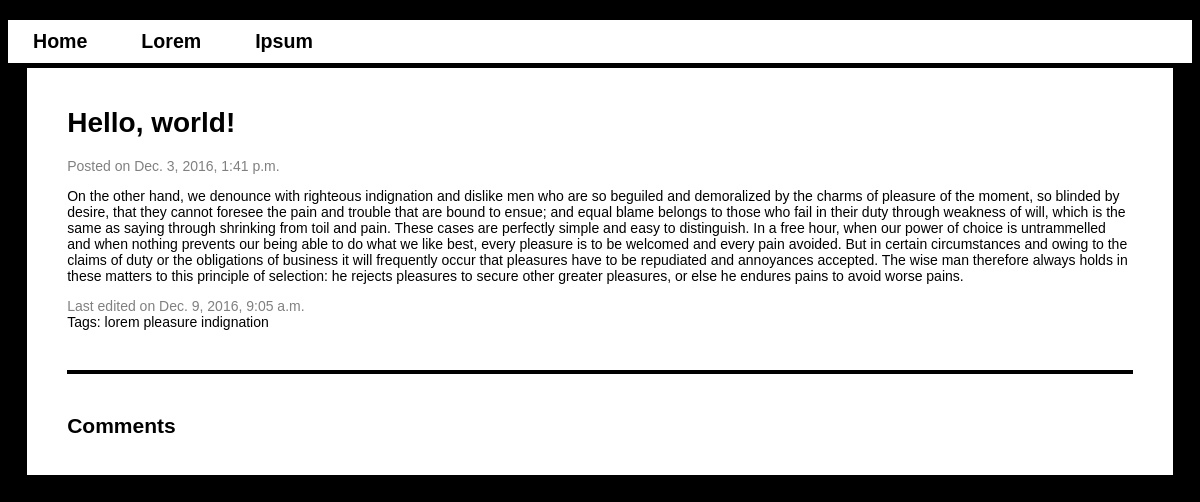
The page /blog/1/ on the database as committed earlier.
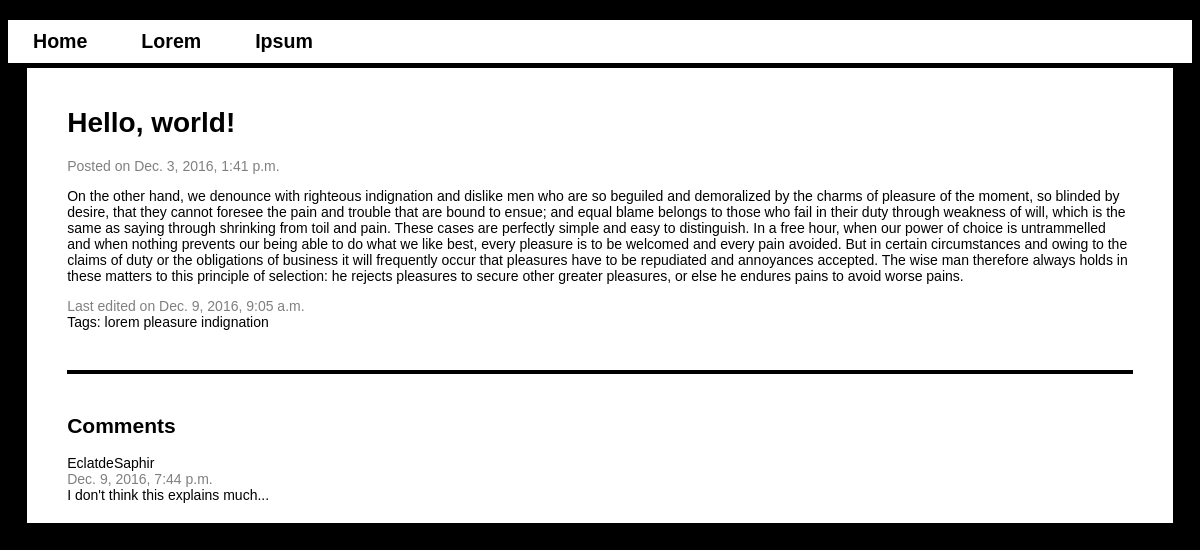
The same page on the database as committed later.
### blog/models.py (models this page shows, shortened)
class Tag(models.Model):
	tag_text = models.CharField(max_length=50)

class Comment(models.Model):
	article = models.ForeignKey(Article, on_delete=models.CASCADE)
	poster = models.CharField(max_length=20)
	body = models.TextField()
	pub_date = models.DateTimeField('date posted', auto_now_add=True)

### blog/views.py (the view)
# urls.py: url(r'^(?P<pk>[0-9]+)/$', views.ArticleView.as_view(), name='article'),
class ArticleView(generic.DetailView):
	model = Article
	template_name = 'blog/article.html'

### blog/templates/blog/article.html (shortened to what this page needs)
{% extends "blog/base.html" %}
{% block content %}
<div id="container">
	<div id="article">
		<h1>{{ article.title }}</h1>
		<div class="date">Posted on {{ article.pub_date }}</div>
		<p>{{ article.body }}</p>
		<div class="date">Last edited on {{ article.last_edit_date }}</div>
		{% if article.tags.all %}
			<div id="tag_list">
				<span>Tags: </span>
				{% for tag in article.tags.all %}
		    		<a href="{% url 'blog:tag' tag.id %}" class="tag" id="tag{{ forloop.counter }}">{{ tag.tag_text }}</a>
				{% endfor %}
			</div>
		{% endif %}
	</div>
	<hr>
	<div id="comments">
		<h2>Comments</h2>
		{% if article.comment_set.all %}
			<div id="comment_list">
				{% for comment in article.comment_set.all %}
					<div class="poster">{{ comment.poster }}</div>
					<div class="date">{{ comment.pub_date }}</div>
					<div class="comment_body">{{ comment.body }}</div>
				{% endfor %}
			</div>
		{% endif %}
	</div>
</div>
{% endblock %}

Rows that differ between the two databases and show on the page:
added Comment: poster "EclatdeSaphir", pub_date "Dec. 9, 2016, 7:44 p.m.", body "I don't think this explains much..."
